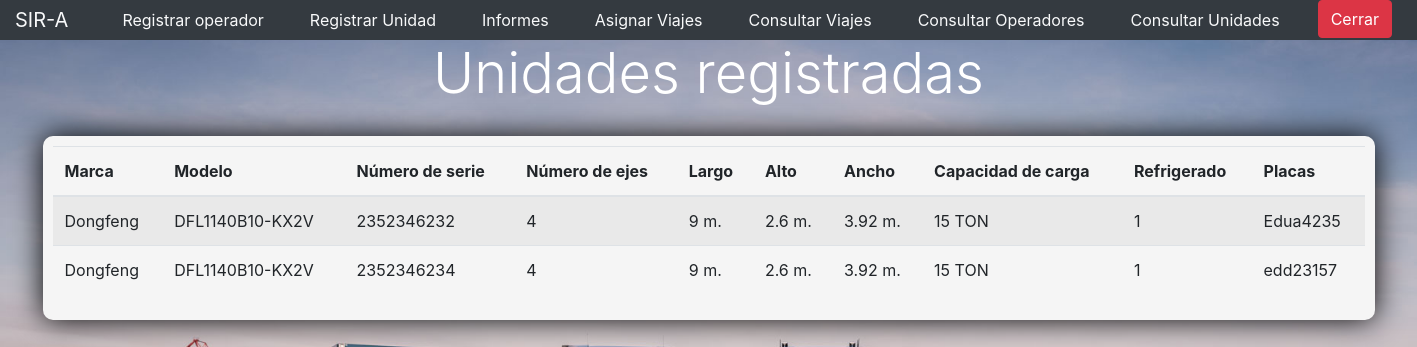
/administrador/consultaUnidades.php (signed in), run on the app's committed database.
### tables this page shows
CREATE TABLE IF NOT EXISTS `unidad` (
  `marca` varchar(60) NOT NULL,
  `modelo` varchar(60) NOT NULL,
  `numero_serie` varchar(60) NOT NULL,
  `ejes` int(1) NOT NULL,
  `largo` varchar(10) NOT NULL,
  `alto` varchar(10) NOT NULL,
  `ancho` varchar(10) NOT NULL,
  `Carga_maxima` varchar(10) NOT NULL,
  `Refrigerado` tinyint(1) NOT NULL,
  `foto` varchar(255) NOT NULL,
  `placas` varchar(10) NOT NULL,
  PRIMARY KEY (`numero_serie`)
);

### FuncionesBD.php (called while the page is built, shortened)
<?php
function connect()
{
    $Server = "localhost";
    $BD = "t_super_refrigeradores";
    $user = "root";
    $pwd = "";
    $conection = mysqli_connect($Server, $user, $pwd, $BD) or die("No se pudo conectar");
    return $conection;
}
function consultaUnidades(){
    $conex=connect();
    $selectUsu="select * from unidad";
    try {
        $rsViajes = mysqli_query($conex,$selectUsu);
        return $rsViajes;
    } catch (Exception $e) {
        die('Excepcion al consultar Unidades:'.$e->getMessage());
    }
}

### administrador/consultaUnidades.php (the view, shortened to what this page needs)
<!doctype html>
<html>
<head>
  <link rel="stylesheet" href="https://cdn.jsdelivr.net/npm/bootstrap@4.6.0/dist/css/bootstrap.min.css" />
  <link rel="stylesheet" href="../css/style.css">
  <div class="container col-auto bg-dark">
      <?php include_once "navBar.php" ?>
  </div>
</head>
<body>
    <h1 class="display-4 text-center" style="color:white">Unidades registradas</h1>
    <div class="formViajes">
    <table class="table table-hover table-striped">
  <thead>
    <tr>
      <th scope="col">Marca</th>
      <th scope="col">Modelo</th>
      <th scope="col">Número de serie</th>
      <th scope="col">Número de ejes</th>
      <th scope="col">Largo</th>
      <th scope="col">Alto</th>
      <th scope="col">Ancho</th>
      <th scope="col">Capacidad de carga</th>
      <th scope="col">Refrigerado</th>
      <th scope="col">Placas</th>
    </tr>
  </thead>
  <tbody>
    <?php
        require '../funcionesBD.php';
        $rsunidad= consultaUnidades();
        while ($arrUnidad=mysqli_fetch_array($rsunidad)) {
            echo "
            <tr>
            <td>".$arrUnidad['marca']."</td>
            <td>".$arrUnidad['modelo']."</td>
            <td>".$arrUnidad['numero_serie']."</td>
            <td>".$arrUnidad['ejes']."</td>
            <td>".$arrUnidad['largo']."</td>
            <td>".$arrUnidad['alto']."</td>
            <td>".$arrUnidad['ancho']."</td>
            <td>".$arrUnidad['Carga_maxima']."</td>
            <td>".$arrUnidad['Refrigerado']."</td>
            <td>".$arrUnidad['placas']."</td>
            </tr>";
        }
    ?>
  </tbody>
</table>
</div>
</body>
</html>

### css/style.css (style rules this page uses)
body { background-image: url(../img/1860x1050-R2A8182.jpg); background-repeat: no-repeat; background-position: center center; background-attachment: fixed; background-size: cover; background-color: #1b1a1a; }
.formViajes { position: center center; margin: 2vw 3vw; top: 10vh; background: whitesmoke; padding: 10px; border-radius: 10px; box-shadow: 0px 0px 30px 0px #000; }

### data on the page
unidad: marca "Dongfeng", modelo "DFL1140B10-KX2V", numero_serie "2352346232", ejes "4", largo "9 m.", alto "2.6 m.", ancho "3.92 m.", Carga_maxima "15 TON", Refrigerado "1", placas "Edua4235"
unidad: marca "Dongfeng", modelo "DFL1140B10-KX2V", numero_serie "2352346234", ejes "4", largo "9 m.", alto "2.6 m.", ancho "3.92 m.", Carga_maxima "15 TON", Refrigerado "1", placas "edd23157"
